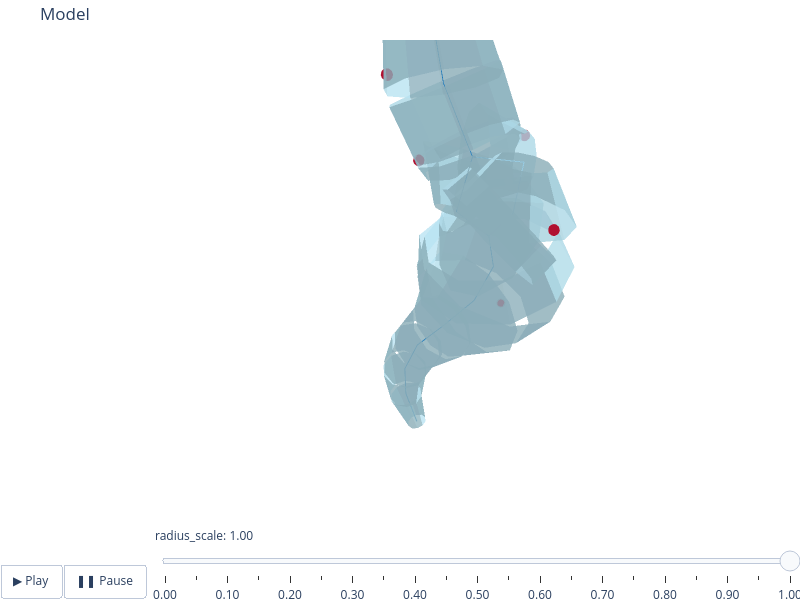

Notebook cell for this chart:
### Code cell
# compute frusta and point sets
frusta = FrustaSet.from_swc_model(swc_, sides=10, end_caps=False)

# project pointset onto frustaset
ps_projected = ps.project_onto_frusta(frusta)

fig = plot_model(
    swc_model=swc_model,
    frusta=frusta,
    show_frusta=True,
    show_centroid=True,
    slider=True,
    point_set=ps_projected,  # use the PointSet
    point_size=5,  # multiplies base_radius (0.05 * 1.5 = 0.075)
    point_color="crimson",
)

fig.update_layout(
    scene=dict(
        xaxis=dict(visible=False), yaxis=dict(visible=False), zaxis=dict(visible=False)
    )
)

fig.show()

### Figure 1 — Plotly figure (JSON) as saved in the notebook; plotly's stock layout.template omitted (floating-point values rounded to 4 significant figures; data arrays with more than 128 entries replaced by an {"elided": "..."} marker saying what was removed)
{"data": [{"color": "lightblue", "flatshading": true, "i": {"elided": "300 int values"}, "j": {"elided": "300 int values"}, "k": {"elided": "300 int values"}, "name": "frusta", "opacity": 0.8, "type": "mesh3d", "x": {"elided": "300 float values"}, "y": {"elided": "300 float values"}, "z": {"elided": "300 float values"}}, {"line": {"color": "#1f77b4", "width": 2}, "mode": "lines", "name": "centroid", "type": "scatter3d", "x": [8879.0, 8884.0, null, 8884.0, 8886.0, null, 8886.0, 8880.0, null, 8880.0, 8867.0, null, 8867.0, 8846.0, null, 8846.0, 8835.0, null, 8835.0, 8842.0, null, 8842.0, 8871.0, null, 8871.0, 8851.0, null, 8851.0, 8853.0, null, 8851.0, 8812.0, null, 8853.0, 8859.0, null, 8859.0, 8849.0, null, 8812.0, 8821.0, null, 8821.0, 8842.0, null], "y": [2745.0, 2736.0, null, 2736.0, 2742.0, null, 2742.0, 2761.0, null, 2761.0, 2791.0, null, 2791.0, 2817.0, null, 2817.0, 2832.0, null, 2832.0, 2833.0, null, 2833.0, 2821.0, null, 2821.0, 2821.0, null, 2821.0, 2816.0, null, 2821.0, 2844.0, null, 2816.0, 2797.0, null, 2797.0, 2775.0, null, 2844.0, 2842.0, null, 2842.0, 2833.0, null], "z": [2262.0, 2311.0, null, 2311.0, 2360.0, null, 2360.0, 2405.0, null, 2405.0, 2443.0, null, 2443.0, 2480.0, null, 2480.0, 2524.0, null, 2524.0, 2562.0, null, 2562.0, 2594.0, null, 2594.0, 2638.0, null, 2638.0, 2651.0, null, 2638.0, 2628.0, null, 2651.0, 2696.0, null, 2696.0, 2739.0, null, 2628.0, 2581.0, null, 2581.0, 2562.0, null]}, {"color": "crimson", "flatshading": true, "i": {"elided": "720 int values"}, "j": {"elided": "720 int values"}, "k": {"elided": "720 int values"}, "name": "points", "opacity": 1, "type": "mesh3d", "x": {"elided": "372 float values"}, "y": {"elided": "372 float values"}, "z": {"elided": "372 float values"}}], "layout": {"height": 600, "margin": {"b": 0, "l": 0, "r": 0, "t": 40}, "scene": {"aspectmode": "data", "xaxis": {"visible": false}, "yaxis": {"visible": false}, "zaxis": {"visible": false}}, "showlegend": false, "sliders": [{"active": 20, "currentvalue": {"prefix": "radius_scale: ", "visible": true}, "steps": [{"args": [["scale=0.00"], {"frame": {"duration": 0}, "mode": "immediate", "transition": {"duration": 0}}], "label": "0.00", "method": "animate"}, {"args": [["scale=0.05"], {"frame": {"duration": 0}, "mode": "immediate", "transition": {"duration": 0}}], "label": "0.05", "method": "animate"}, {"args": [["scale=0.10"], {"frame": {"duration": 0}, "mode": "immediate", "transition": {"duration": 0}}], "label": "0.10", "method": "animate"}, {"args": [["scale=0.15"], {"frame": {"duration": 0}, "mode": "immediate", "transition": {"duration": 0}}], "label": "0.15", "method": "animate"}, {"args": [["scale=0.20"], {"frame": {"duration": 0}, "mode": "immediate", "transition": {"duration": 0}}], "label": "0.20", "method": "animate"}, {"args": [["scale=0.25"], {"frame": {"duration": 0}, "mode": "immediate", "transition": {"duration": 0}}], "label": "0.25", "method": "animate"}, {"args": [["scale=0.30"], {"frame": {"duration": 0}, "mode": "immediate", "transition": {"duration": 0}}], "label": "0.30", "method": "animate"}, {"args": [["scale=0.35"], {"frame": {"duration": 0}, "mode": "immediate", "transition": {"duration": 0}}], "label": "0.35", "method": "animate"}, {"args": [["scale=0.40"], {"frame": {"duration": 0}, "mode": "immediate", "transition": {"duration": 0}}], "label": "0.40", "method": "animate"}, {"args": [["scale=0.45"], {"frame": {"duration": 0}, "mode": "immediate", "transition": {"duration": 0}}], "label": "0.45", "method": "animate"}, {"args": [["scale=0.50"], {"frame": {"duration": 0}, "mode": "immediate", "transition": {"duration": 0}}], "label": "0.50", "method": "animate"}, {"args": [["scale=0.55"], {"frame": {"duration": 0}, "mode": "immediate", "transition": {"duration": 0}}], "label": "0.55", "method": "animate"}, {"args": [["scale=0.60"], {"frame": {"duration": 0}, "mode": "immediate", "transition": {"duration": 0}}], "label": "0.60", "method": "animate"}, {"args": [["scale=0.65"], {"frame": {"duration": 0}, "mode": "immediate", "transition": {"duration": 0}}], "label": "0.65", "method": "animate"}, {"args": [["scale=0.70"], {"frame": {"duration": 0}, "mode": "immediate", "transition": {"duration": 0}}], "label": "0.70", "method": "animate"}, {"args": [["scale=0.75"], {"frame": {"duration": 0}, "mode": "immediate", "transition": {"duration": 0}}], "label": "0.75", "method": "animate"}, {"args": [["scale=0.80"], {"frame": {"duration": 0}, "mode": "immediate", "transition": {"duration": 0}}], "label": "0.80", "method": "animate"}, {"args": [["scale=0.85"], {"frame": {"duration": 0}, "mode": "immediate", "transition": {"duration": 0}}], "label": "0.85", "method": "animate"}, {"args": [["scale=0.90"], {"frame": {"duration": 0}, "mode": "immediate", "transition": {"duration": 0}}], "label": "0.90", "method": "animate"}, {"args": [["scale=0.95"], {"frame": {"duration": 0}, "mode": "immediate", "transition": {"duration": 0}}], "label": "0.95", "method": "animate"}, {"args": [["scale=1.00"], {"frame": {"duration": 0}, "mode": "immediate", "transition": {"duration": 0}}], "label": "1.00", "method": "animate"}]}], "title": {"text": "Model"}, "updatemenus": [{"buttons": [{"args": [null, {"frame": {"duration": 0}, "fromcurrent": true, "transition": {"duration": 0}}], "label": "▶ Play", "method": "animate"}, {"args": [[null], {"frame": {"duration": 0}, "mode": "immediate", "transition": {"duration": 0}}], "label": "❚❚ Pause", "method": "animate"}], "direction": "left", "pad": {"r": 10, "t": 60}, "showactive": false, "type": "buttons", "x": 0, "y": 0}], "width": 800}}
